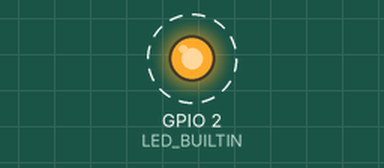
Simulated run of this program. Board: ESP32. Shown: output pins drawn as LEDs (lit = HIGH). Dashed ring = blinking.

Above: at 0.2 s.
Timing chart, 0 to 3.0 s (numbered marks = the images above):
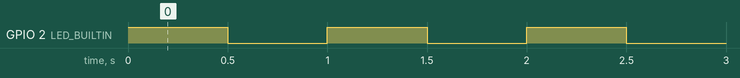

The program:

main.cpp
```cpp
#include <Arduino.h>
#include <ESPAsyncWebServer.h>
#include <AsyncTCP.h>
// #include <WiFi.h>


#define LED_BUILTIN 2
const int EN3 = 18;
const int EN4 = 5;

const int BUTTON1 = 32;
const int BUTTON2 = 33;

const int PIRPIN = 14;

void setup(){
  pinMode(LED_BUILTIN, OUTPUT);
}

void loop(){
  digitalWrite(LED_BUILTIN,HIGH);
  delay(500);
  digitalWrite(LED_BUILTIN,LOW);
  delay(500);
}
```

Measured:
- by itself, GPIO 2 (LED_BUILTIN): alternates HIGH for 0.50 s and LOW for 0.50 s
